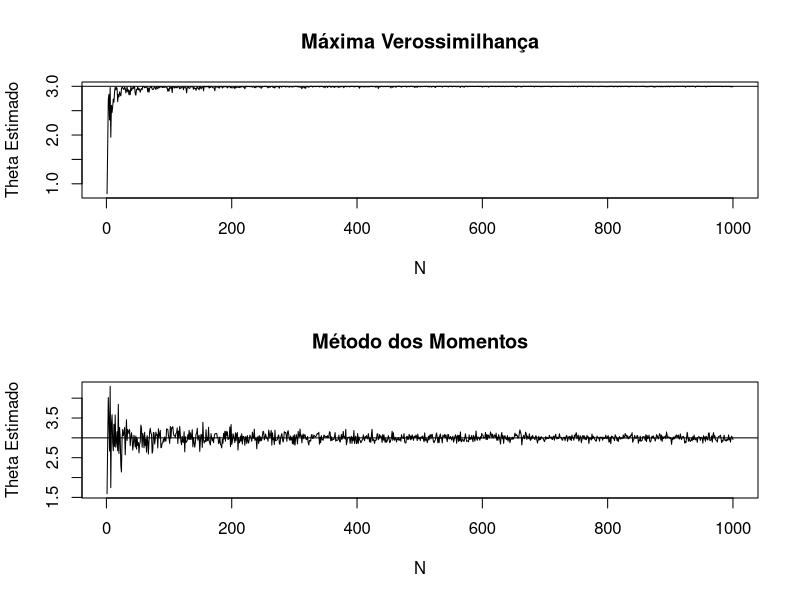

Source code (R):
## ---- chunk 1

set.seed(1)

theta<-3
N<-1000

Theta_MV<-numeric(N)
Theta_MM<-numeric(N)

for (j in 1:N) {
        x<-runif(j,max=theta)

        # Máxima Verossimilhança
        Theta_MV[j]<-max(x)

        # Método dos Momentos
        Theta_MM[j]<-2*mean(x)
}

par(mfrow=c(2,1))

plot(Theta_MV,type="l",ylab="Theta Estimado",xlab="N",main="Máxima Verossimilhança")
abline(h=theta)
plot(Theta_MM,type="l",ylab="Theta Estimado",,xlab="N",main="Método dos Momentos")
abline(h=theta)

